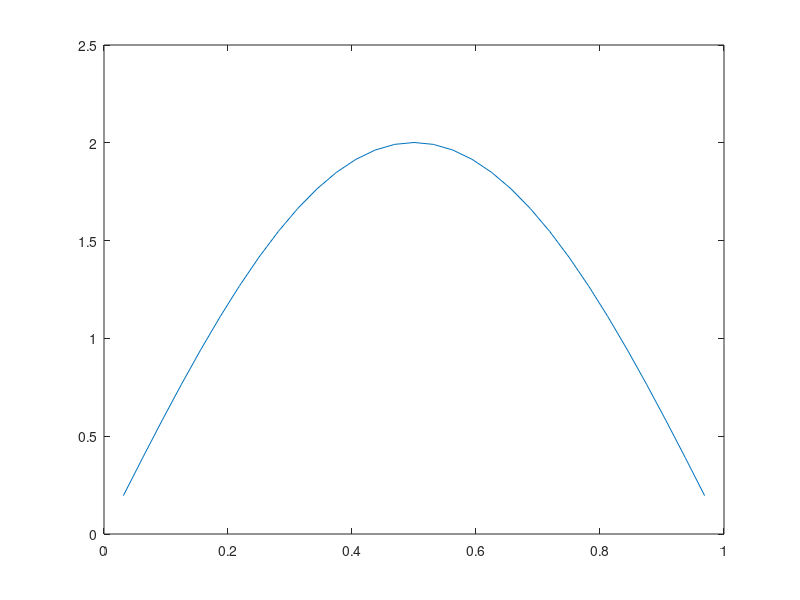

Write the MATLAB code that produced this figure.
clear all;

level=5;
if level<5
    disp('level is too low!');
    return;
end
for i=1:level
    N(i)=2^(i)-1;
end

% if level>5
% R65=zeros(N(5),N(6));
% end
% if level>4
R54=zeros(N(4),N(5));
% end
% if level>3
R43=zeros(N(3),N(4));
% end
R32=zeros(N(2),N(3));
R21=zeros(N(1),N(2));
h=1/(N(level)+1);
L=(diag(ones(N(level)-1,1),1)+diag(-2*ones(N(level),1))+diag(ones(N(level)-1,1),-1))/h^2;
x=h:h:1-h;
F=zeros(1,N(level));
for i=1:N(level)
F(i)=-2*pi^2*sin(pi*x(i));
end
F=F';


% if level>5
% for m=1:N(5)
%     
%   R65(m,1+2*(m-1))=1/4;
%   R65(m,2+2*(m-1))=1/2;
%   R65(m,3+2*(m-1))=1/4;
%    
% end
% end
% if level>4
for m=1:N(4)
    
  R54(m,1+2*(m-1))=1/4;
  R54(m,2+2*(m-1))=1/2;
  R54(m,3+2*(m-1))=1/4;
   
end
% end
% if level>3
for m=1:N(3)
    
  R43(m,1+2*(m-1))=1/4;
  R43(m,2+2*(m-1))=1/2;
  R43(m,3+2*(m-1))=1/4;
   
end
% end

for m=1:N(2)
    
  R32(m,1+2*(m-1))=1/4;
  R32(m,2+2*(m-1))=1/2;
  R32(m,3+2*(m-1))=1/4;
   
end

for m=1:N(1)
    
  R21(m,1+2*(m-1))=1/4;
  R21(m,2+2*(m-1))=1/2;
  R21(m,3+2*(m-1))=1/4;
   
end
% if level>6
% P67=2*R76';
% end
% if level>5
% P56=2*R65';
% end
% if level>4
P45=2*R54';
% end
% if level>3
P34=2*R43';
% end
P23=2*R32';
P12=2*R21';
% for adding more levels,we have to change below
% I7=eye(N(7));
% if level==6
% I6=eye(N(6));I56=eye(N(5)+N(6));I456=eye(N(4)+N(5)+N(6));I3456=eye(N(3)+N(4)+N(5)+N(6));
%  SE=cat(2,P56*P45*P34*P23*P12,P56*P45*P34*P23,cat(2,P56*P45*P34,cat(2,P56*P45,cat(2,P56,I6)*I56)*I456)*I3456);
% end
% if level==5
I5=eye(N(5));I45=eye(N(4)+N(5)); I345=eye(N(3)+N(4)+N(5));
SE=cat(2,P45*P34*P23*P12,P45*P34*P23,cat(2,P45*P34,cat(2,P45,I5)*I45)*I345);
% end
% if level==4
% I4=eye(N(4));I34=eye(N(3)+N(4));
% SE=cat(2,P34*P23*P12,P34*P23,cat(2,P34,I4)*I34);
% end
% if level==3
% I3=eye(N(3));
% SE=cat(2,P23*P12,P23,I3);
% end

LE=SE'*L*SE;
FE=SE'*F;
% if level>5
%     LE16=LE(1,58:120);LE61=LE16';
%     LE26=LE(2:4,58:120);LE62=LE26';
%     LE36=LE(5:11,58:120);LE63=LE36';
%     LE46=LE(12:26,58:120);LE64=LE46';
%     LE56=LE(27:57,58:120);LE65=LE56';
%     LE66=LE(58:120,58:120);

% end
% if level>4
    LE15=LE(1,27:57);LE51=LE15';
    LE25=LE(2:4,27:57);LE52=LE25';
    LE35=LE(5:11,27:57);LE53=LE35';
    LE45=LE(12:26,27:57);LE54=LE45';
    LE55=LE(27:57,27:57);
% end
% if level>3
    LE14=LE(1,12:26);LE41=LE14';
    LE24=LE(2:4,12:26);LE42=LE24';
    LE34=LE(5:11,12:26);LE43=LE34';
    LE44=LE(12:26,12:26);
% end
LE11=LE(1,1);
LE12=LE(1,2:4);LE21=LE12';
LE13=LE(1,5:11);LE31=LE13';

LE22=LE(2:4,2:4);
LE23=LE(2:4,5:11);LE32=LE23';

LE33=LE(5:11,5:11);





FE1=FE(1);
FE2=FE(2:4,:);
FE3=FE(5:11,:);
% if level>5
% FE6=FE(58:120,:);
% end
% if level>4
FE5=FE(27:57,:);
% end
% if level>3
FE4=FE(12:26,:);
% end



% if level>5
% w6=ones(N(6),1);
% end
% if level>4
w5=ones(N(5),1);
% end
% if level>3
w4=ones(N(4),1);
% end
w1=ones(1,1);
w2=ones(N(2),1);
w3=ones(N(3),1);


res=1;
tic;
iter=0;
num_while=0;
num_gs=0;
while(res>1e-8)
%     if level>5
% for i=1:N(6)
%     sum1=0;sum2=0;
%     if i>1
%     for j=1:i-1
%         sum1=sum1+LE66(i,j)*w6(j);
%     end
%     end
%     if i<N(6)
%     for j=i+1:N(6)
%         sum2=sum2+LE66(i,j)*w6(j);
%     end
%     end
%     r6=FE6(i)-LE61*w1-LE62*w2-LE63*w3-LE64*w4--LE65*w5;
%     w6(i)=(r6(i)-sum1-sum2)/LE66(i,i);
%     iter=iter+1;
% end
%     end
%     if level>4
for i=1:N(5)
    sum1=0;sum2=0;
    if i>1
    for j=1:i-1
        sum1=sum1+LE55(i,j)*w5(j);
    end
    end
    if i<N(5)
    for j=i+1:N(5)
        sum2=sum2+LE55(i,j)*w5(j);
    end
    end
%     if level==6
%         r5=FE5(i)-LE51*w1-LE52*w2-LE53*w3-LE54*w4-LE56*w6;
%     end
%     if level==5
        r5=FE5(i)-LE51*w1-LE52*w2-LE53*w3-LE54*w4;
%     end
    w5(i)=(r5(i)-sum1-sum2)/LE55(i,i);
    iter=iter+1;
end
num_gs=num_gs+1;
%     end
%     if level>3
for i=1:N(4)
    sum1=0;sum2=0;
    if i>1
    for j=1:i-1
        sum1=sum1+LE44(i,j)*w4(j);
    end
    end
    if i<N(4)
    for j=i+1:N(4)
        sum2=sum2+LE44(i,j)*w4(j);
    end
    end
%     if level==6
%     r4=FE4(i)-LE41*w1-LE42*w2-LE43*w3-LE45*w5-LE46*w6;
%     end
%     if level==5
    r4=FE4(i)-LE41*w1-LE42*w2-LE43*w3-LE45*w5;
%     end
%     if level==4
%     r4=FE4(i)-LE41*w1-LE42*w2-LE43*w3;
%     end
    w4(i)=(r4(i)-sum1-sum2)/LE44(i,i);
    iter=iter+1;
end
num_gs=num_gs+1;
%     end
    
for i=1:N(3)
    sum1=0;sum2=0;
    if i>1
    for j=1:i-1
        sum1=sum1+LE33(i,j)*w3(j);
    end
    end
    if i<N(3)
    for j=i+1:N(3)
        sum2=sum2+LE33(i,j)*w3(j);
    end
    end
%     if level==6
%     r3=FE3(i)-LE31*w1-LE32*w2-LE34*w4-LE35*w5-LE36*w6;
%     end
%     if level==5
    r3=FE3(i)-LE31*w1-LE32*w2-LE34*w4-LE35*w5;
%     end
%     if level==4
%     r3=FE3(i)-LE31*w1-LE32*w2-LE34*w4;
%     end
%     if level==3
%     r3=FE3(i)-LE31*w1-LE32*w2;
%     end
    w3(i)=(r3(i)-sum1-sum2)/LE33(i,i);
    iter=iter+1;
end
num_gs=num_gs+1;
for i=1:N(2)
    sum1=0;sum2=0;
    if i>1
    for j=1:i-1
        sum1=sum1+LE22(i,j)*w2(j);
    end
    end
    if i<N(2)
    for j=i+1:N(2)
        sum2=sum2+LE22(i,j)*w2(j);
    end
    end
%     if level==6
%     r2=FE2(i)-LE21*w1-LE23*w3-LE24*w4-LE25*w5-LE26*w6;
%     end
%     if level==5
    r2=FE2(i)-LE21*w1-LE23*w3-LE24*w4-LE25*w5;
%     end
%     if level==4
%     r2=FE2(i)-LE21*w1-LE23*w3-LE24*w4;
%     end
%     if level==3
%     r2=FE2(i)-LE21*w1-LE23*w3;
%     end
    w2(i)=(r2(i)-sum1-sum2)/LE22(i,i);
    iter=iter+1;
end
num_gs=num_gs+1;
for i=1:N(1)
    sum1=0;sum2=0;
    if i>1
    for j=1:i-1
        sum1=sum1+LE11(i,j)*w1(j);
    end
    end
    if i<N(1)
    for j=i+1:N(1)
        sum2=sum2+LE11(i,j)*w1(j);
    end
    end
%     if level==6
%     r1=FE1(i)-LE12*w2-LE13*w3-LE14*w4-LE15*w5-LE16*w6;
%     end
%     if level==5
    r1=FE1(i)-LE12*w2-LE13*w3-LE14*w4-LE15*w5;
%     end
%     if level==4
%     r1=FE1(i)-LE12*w2-LE13*w3-LE14*w4;
%     end
%     if level==3
%     r1=FE1(i)-LE12*w2-LE13*w3;
%     end
    w1(i)=(r1(i)-sum1-sum2)/LE11(i,i);
    iter=iter+1;
end
num_gs=num_gs+1;
% if level==6
%     w=cat(1,w1,w2,w3,w4,w5,w6);
% end
% if level==5
    w=cat(1,w1,w2,w3,w4,w5);
% end
% if level==4
%     w=cat(1,w1,w2,w3,w4);
% end
% if level==3
%     w=cat(1,w1,w2,w3);
% end
u=SE*w;
res=F-L*u;
res=norm(res);
num_while=num_while+1;
end
t=toc
num_while
num_gs
iter
plot(x,u);



